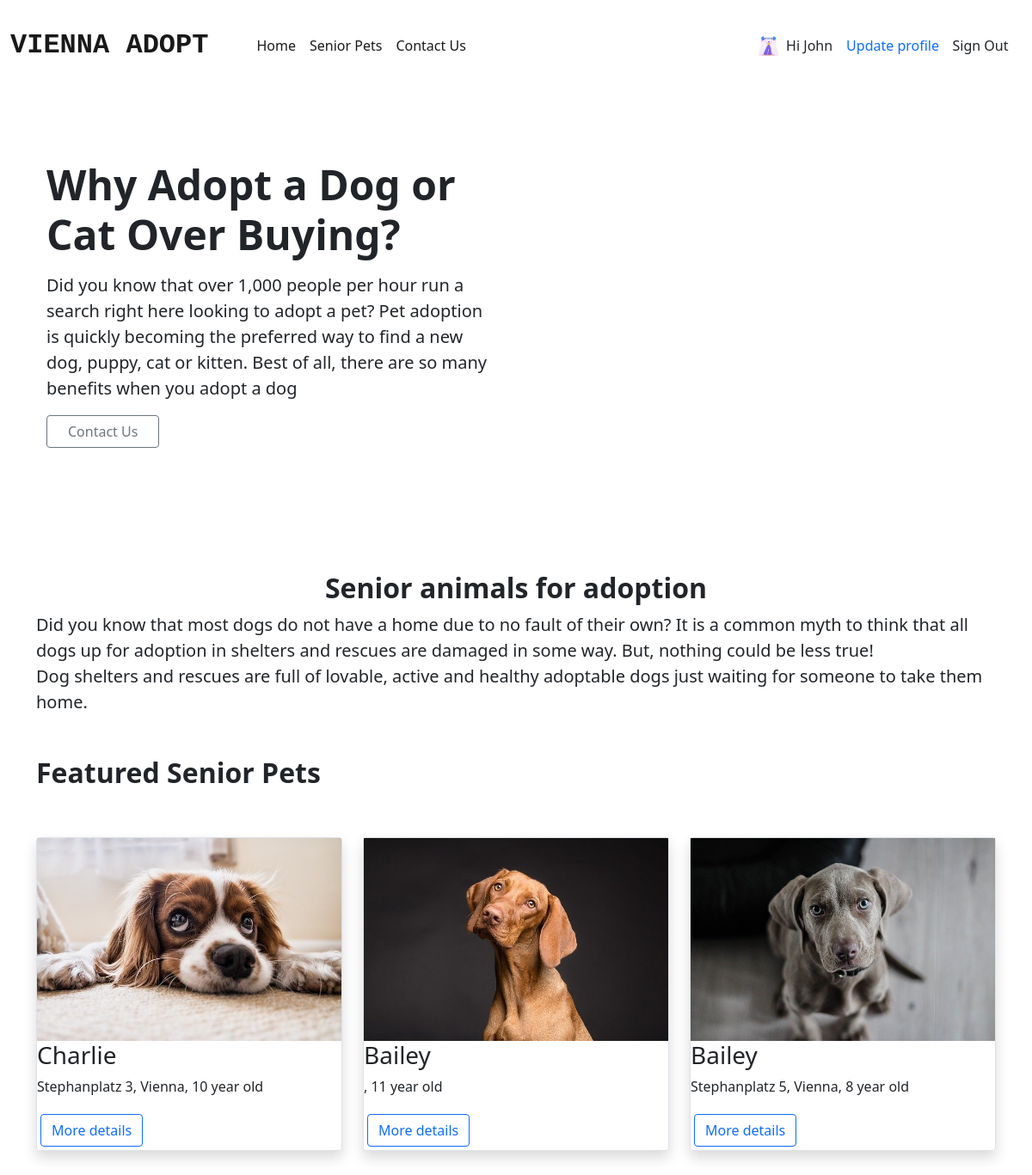
The page /senior.php (signed in) on the database its author committed.
### tables this page shows
CREATE TABLE `user` (
  `id` int(11) NOT NULL,
  `first_name` varchar(255) NOT NULL,
  `last_name` varchar(255) NOT NULL,
  `email` varchar(255) NOT NULL,
  `phone_number` varchar(255) NOT NULL,
  `address` varchar(255) NOT NULL,
  `picture` varchar(255) NOT NULL,
  `password` varchar(255) NOT NULL,
  `status` varchar(4) NOT NULL DEFAULT 'user'
);

CREATE TABLE `animals` (
  `id` int(11) NOT NULL,
  `name` varchar(255) NOT NULL,
  `picture` varchar(255) NOT NULL,
  `location` varchar(255) NOT NULL,
  `description` varchar(255) NOT NULL,
  `size` varchar(10) NOT NULL,
  `hobby` varchar(255) NOT NULL,
  `breed` varchar(255) NOT NULL,
  `age` varchar(10) NOT NULL
);

### senior.php (the view, shortened to what this page needs)
<?php
require_once 'components/db_connect.php';
$sql = "SELECT * FROM animals  WHERE age >= 8";
$result = mysqli_query($connect, $sql);
$displayPets = '';
if (mysqli_num_rows($result)  > 0) {
    while ($row = mysqli_fetch_array($result, MYSQLI_ASSOC)) {
        $displayPets .= "
        <div class='col-md-6 col-lg-4 g-4'>
        <div class='lc-block border rounded shadow'>
           <img class='img-fluid' src='../pictures/" . $row['picture'] . "' sizes='(max-width: 1080px) 100vw, 1080px' width='1080' height='768'  loading='lazy'>
           <h3>" . $row['name'] . "</h3><p>" . $row['location'] . ", " . $row['age'] . " year old</p>
           <a href='details.php?id=" . $row['id'] . "'><button class='btn btn-outline-primary m-1' type='button'>More details</button></a>
           </div>
           </div>
     ";
    };
} else {
    $displayPets =  "<tr><td colspan='10'><center>No animals available </center></td></tr>";
}
$res = mysqli_query($connect, "SELECT * FROM user WHERE id=" . $_SESSION['user']);
$row = mysqli_fetch_array($res, MYSQLI_ASSOC);
?>
<!DOCTYPE html>
<html lang="en">
<head>
    <?php require_once 'components/bootcss.php' ?>
    <link rel="stylesheet" href="components/style.css">
</head>
<body class="">
    <nav class="navbar navbar-expand-lg navbar-light mt-3"  >
        <div class="container-fluid">
            <a class="navbar-brand me-5 fw-bold  fs-2 font-monospace" href="#">VIENNA ADOPT</a>
            <div class="collapse navbar-collapse" id="navbarSupportedContent">
                <ul class="navbar-nav me-auto mb-2 mb-lg-0">
                    <li class="nav-item">
                        <a class="nav-link active" aria-current="page" href="/">Home</a>
                    </li>
                    <li class="nav-item">
                        <a class="nav-link active" aria-current="page" href="senior.php">Senior Pets</a>
                    </li>
                    <li class="nav-item">
                        <a class="nav-link active" aria-current="page" href="contact.php">Contact Us</a>
                    </li>
                </ul>
                <li class="d-flex align-items-center ">
                    <img class="userHome" style=" width: 25px;" src="pictures/<?php echo $row['picture']; ?>" alt="<?php echo $row['first_name']; ?>">
                    <p class="text-dark ms-2 pt-3">Hi <?php echo $row["first_name"]; ?></p>
                </li>
                <a class="ms-3 text-decoration-none" href="update.php?id=<?php echo $_SESSION['user'] ?>">Update profile</a>
                <li class="d-flex">
                    <a href="/logout.php?logout"><button style="width: 6rem; height: 2.3rem;" class="btn btn  border-0"> Sign Out</button></a>
                </li>
            </div>
    </nav>
   <div class="container col-xxl-8 px-4 py-5">
	<div class="row flex-lg-row-reverse align-items-center g-5 py-5">
		<div class="col-lg-6">
			<div class="lc-block mb-3">
				<div editable="rich">
					<h2 class="fw-bold display-5">Why Adopt a Dog or Cat Over Buying?</h2>
				</div>
			</div>
			<div class="lc-block mb-3">
				<div editable="rich">
					<p class="lead">Did you know that over 1,000 people per hour run a search right here looking to adopt a pet? Pet adoption is quickly becoming the preferred way to find a new dog, puppy, cat or kitten. Best of all, there are so many benefits when you adopt a dog
					</p>
				</div>
			</div>
			<div class="lc-block d-grid gap-2 d-md-flex justify-content-md-start">
				<a class="btn btn-outline-secondary px-4" href="contact.php" role="button">Contact Us</a>
			</div>
		</div>
	</div>
</div>
   <div class="container py-5">
   <div class="row mb-4">
      <div class="lc-block text-center">
         <div editable="rich">
            <h2 class="fw-bold fs-2 display-2"> Senior animals for adoption</h2>
         </div>
      </div>
      <div class="lc-block ">
         <div editable="rich text-center">
            <p class="lead">Did you know that most dogs do not have a home due to no fault of their own? It is a common myth to think that all dogs up for adoption in shelters and rescues are damaged in some way. But, nothing could be less true! <br>Dog shelters and rescues are full of lovable, active and healthy adoptable dogs just waiting for someone to take them home.<br></p>
         </div>
         <div editable="rich">
            <h2 class="fw-bold fs-2 text-start mt-5 display-2">Featured Senior Pets</h2>
         </div>
      </div>
   </div>
   <div class="row">
         <?= $displayPets; ?>
      </div>
   </div>
</body>
</html>

### rows shown on the page
user: picture (picture), first_name "John"
animals: picture (picture), name "Charlie", location "Stephanplatz 3, Vienna", age "10"
animals: picture (picture), name "Bailey", age "11"
animals: picture (picture), name "Bailey", location "Stephanplatz 5, Vienna", age "8"
